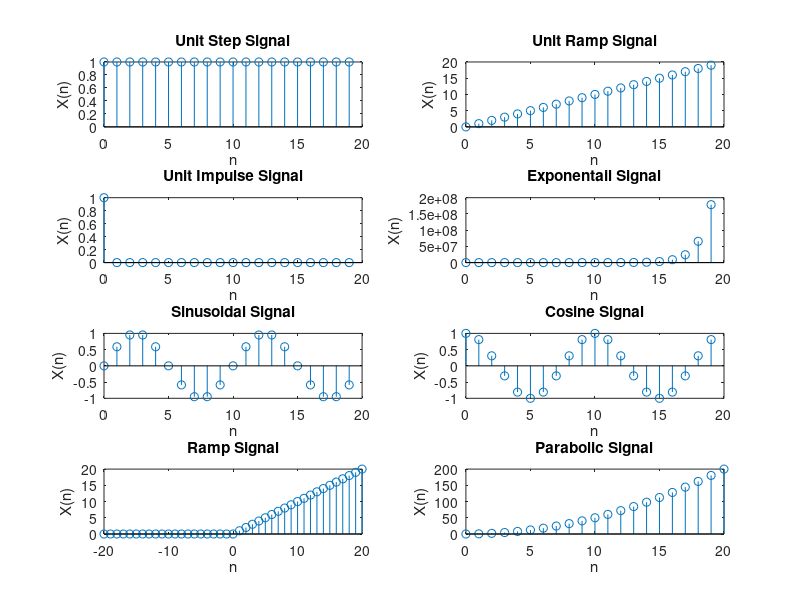

The MATLAB script that drew this image:
%GENERATION OF STEP SIGNAL
N=20;
x=ones(1,N);
n=0:1:N-1;
subplot(4,2,1);
stem(n,x);
xlabel('n');
ylabel('X(n)');
title('Unit Step Signal');
%GENERATION OF RAMP SIGNAL
N=20;
x=n;
n=0:1:N-1;
subplot(4,2,2);
stem(n,x);
xlabel('n');
ylabel('X(n)');
title('Unit Ramp Signal');
%GENERATION OF UNIT IMPULSE SIGNAL
N=20;
x=[ones(1,1),zeros(1,(N-1))];
n=0:1:N-1;
subplot(4,2,3);
stem(n,x);
xlabel('n');
ylabel('X(n)');
title('Unit Impulse Signal');
%GENERATION OF EXPONENTAIL SIGNAL
N=20;
x=exp(n);
n=0:1:N-1;
subplot(4,2,4);
stem(n,x);
xlabel('n');
ylabel('X(n)');
title('Exponentail Signal');

%GENERATE SINUOIDAL SIGNAL
N=20;
x=sin(0.2*pi*n);
n=0:1:N-1;
subplot(4,2,5);
stem(n,x);
xlabel('n');
ylabel('X(n)');
title('Sinusoidal Signal');
%GENERATE AN COSINE SIGNAL
N=20;
x=cos(0.2*pi*n);
n=0:1:N-1;
subplot(4,2,6);
stem(n,x);
xlabel('n');
ylabel('X(n)');
title('Cosine Signal');
N=-20:20;
ramp_N=(N>=0).*N;
subplot(4,2,7);
stem(N,ramp_N);
xlabel('n');
ylabel('X(n)');
title('Ramp Signal');
N=0:1:20;
parabola=0.5*(N.^2);
subplot(4,2,8);
stem(N,parabola);
xlabel('n');
ylabel('X(n)');
title('Parabolic Signal');
